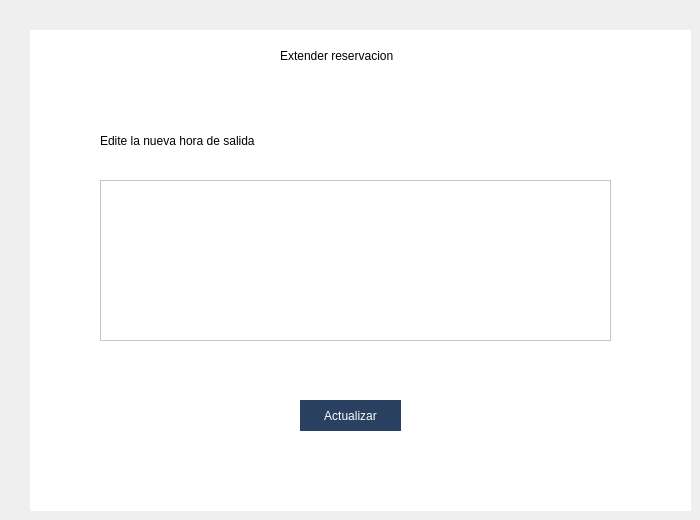
   <widget class="QWidget" name="widget_3">
    <widget class="QWidget" name="widget_4" native="true">
     <property name="geometry">
      <rect>
       <x>30</x>
       <y>30</y>
       <width>661</width>
       <height>481</height>
      </rect>
     </property>
     <property name="styleSheet">
      <string notr="true">QWidget{
	background-color: white;
}

QLabel{
	font: 12pt &quot;Corbel&quot;;
	color: black,
}

QLineEdit{
	border: 1px solid #A1C1E6;
}

QTimeEdit{
	border: 1px solid #A1C1E6;
	font: 10pt &quot;Corbel&quot;;
}

QCalendarWidget{
	border: 1px solid #A1C1E6;
}</string>
     </property>
     <widget class="QTableWidget" name="tableWidget">
      <property name="geometry">
       <rect>
        <x>70</x>
        <y>150</y>
        <width>511</width>
        <height>161</height>
       </rect>
      </property>
     </widget>
     <widget class="QPushButton" name="Actualizar">
      <property name="geometry">
       <rect>
        <x>270</x>
        <y>370</y>
        <width>101</width>
        <height>31</height>
       </rect>
      </property>
      <property name="styleSheet">
       <string notr="true">QPushButton{
	background-color: #2A4161;
	color: white;
	font: 10pt &quot;Corbel&quot;;
	border: none;
}

QPushButton:Hover{
	background-color: #C2C9F2;
}</string>
      </property>
      <property name="text">
       <string>Actualizar</string>
      </property>
     </widget>
     <widget class="QLabel" name="label_5">
      <property name="geometry">
       <rect>
        <x>250</x>
        <y>0</y>
        <width>141</width>
        <height>51</height>
       </rect>
      </property>
      <property name="text">
       <string>Extender reservacion</string>
      </property>
     </widget>
     <widget class="QLabel" name="label_6">
      <property name="geometry">
       <rect>
        <x>70</x>
        <y>80</y>
        <width>211</width>
        <height>61</height>
       </rect>
      </property>
      <property name="text">
       <string>Edite la nueva hora de salida </string>
      </property>
     </widget>
    </widget>
   </widget>
